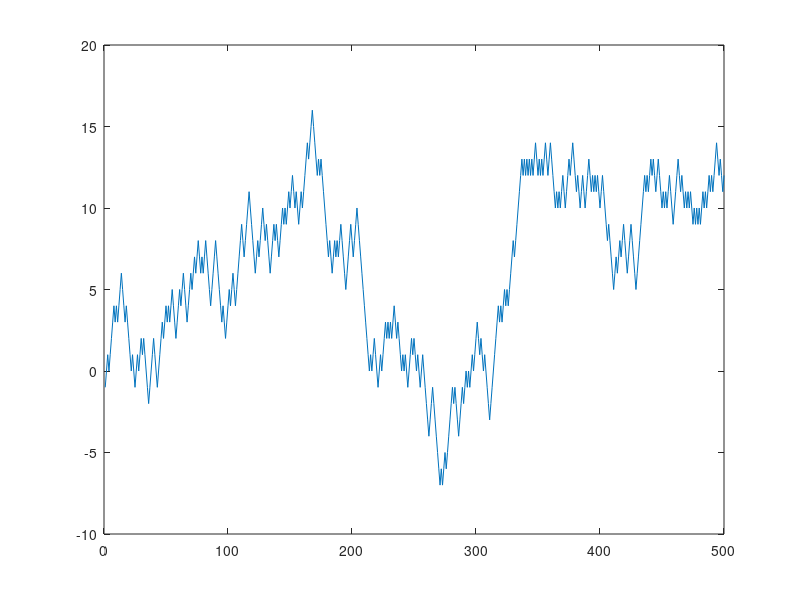

MATLAB code to generate this figure:
n = 500;
vect = zeros(1,n);
p = 0.5;
for i = 1:length(vect)
if rand() <= p
    vect(i) = 1;
else
    vect(i) = -1;

end
end
plot(1:n,cumsum(vect))
